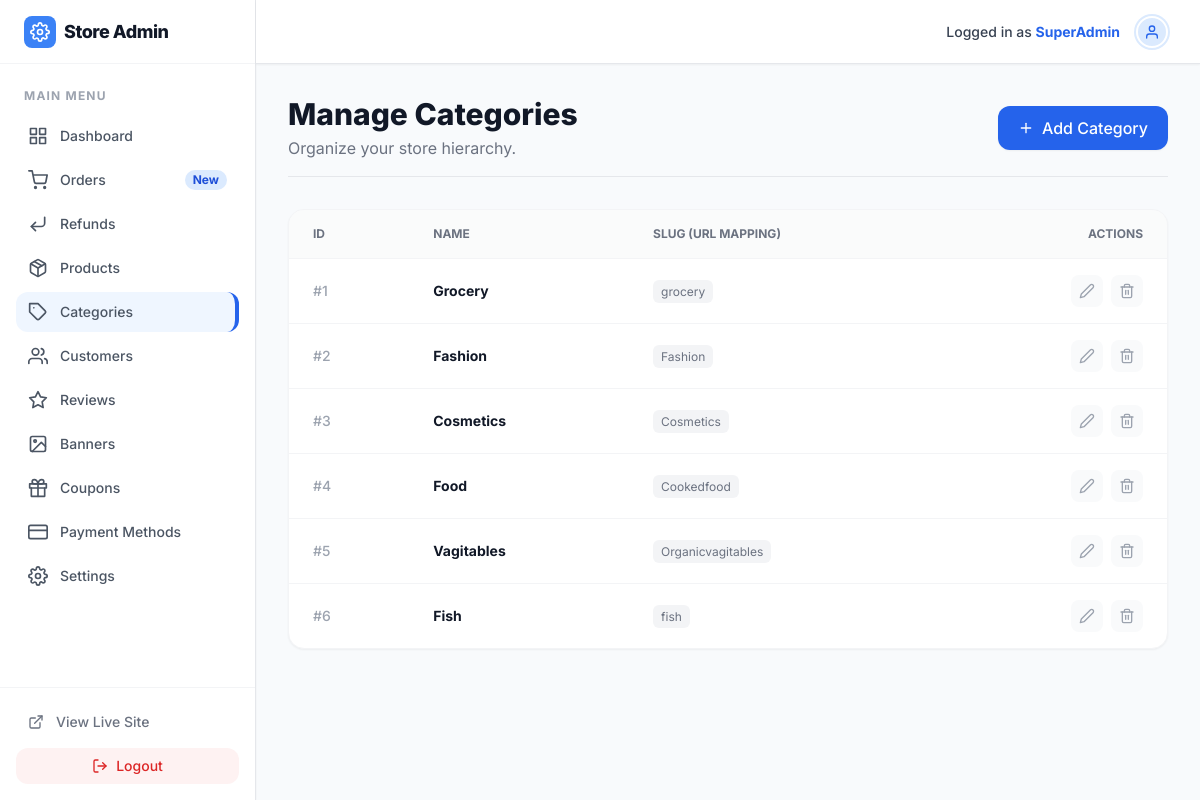
The app's page /store-admin/categories/ (signed in) with its own data.
### nexgen/models.py (models this page shows, shortened)
class CustomUser(AbstractBaseUser, PermissionsMixin):
    email = models.EmailField(unique=True)
    first_name = models.CharField(max_length=30, blank=True)
    last_name = models.CharField(max_length=30, blank=True)
    phone_number = models.CharField(max_length=20, blank=True)
    profile_picture = models.ImageField(upload_to='profiles/', blank=True, null=True)
    is_active = models.BooleanField(default=True)
    is_staff = models.BooleanField(default=False)
    date_joined = models.DateTimeField(default=timezone.now)
    notify_email = models.BooleanField(default=True)
    notify_sms = models.BooleanField(default=False)
    notify_push = models.BooleanField(default=True)
    objects = CustomUserManager()
    USERNAME_FIELD = 'email'
    REQUIRED_FIELDS = []

class Category(models.Model):
    name = models.CharField(max_length=200)
    slug = models.SlugField(unique=True)
    description = models.TextField(blank=True)
    image = models.ImageField(upload_to='categories/', blank=True, null=True)
    class Meta:
        verbose_name_plural = 'categories'

### nexgen/admin_views.py (the view)
# urls.py: path('categories/', admin_views.admin_categories_list, name='admin_categories_list'),
@user_passes_test(is_admin, login_url='/store-admin/login/')
def admin_categories_list(request):
    categories = Category.objects.all()
    return render(request, 'admin_panel/categories_list.html', {'categories': categories})

### nexgen/admin_views.py (called while the page is built)
def is_admin(user):
    return user.is_authenticated and user.is_staff

### nexgen/context_processors.py (called while the page is built)
def store_settings(request):
    try:
        settings = StoreSetting.objects.get(pk=1)
        currency = settings.currency
    except StoreSetting.DoesNotExist:
        currency = '$'
    banners = Banner.objects.filter(is_active=True).order_by('order')
    return {
        'STORE_CURRENCY': currency,
        'banners': banners
    }

### nexgen/templates/admin_panel/categories_list.html (shortened to what this page needs)
{% extends 'admin_panel/admin_base.html' %}
{% block content %}
<div class="mb-8 flex justify-between items-center border-b border-gray-200 pb-4">
    <div>
        <h1 class="text-3xl font-extrabold text-gray-900">Manage Categories</h1>
        <p class="text-gray-500 mt-1">Organize your store hierarchy.</p>
    </div>
    <a href="{% url 'admin_category_create' %}" class="bg-primary-600 text-white px-5 py-2.5 rounded-xl font-medium flex items-center gap-2 hover:bg-primary-700 transition-colors shadow-sm">
        <i data-feather="plus" class="w-4 h-4"></i> Add Category
    </a>
</div>
<div class="bg-white rounded-2xl shadow-sm border border-gray-100 overflow-hidden max-w-4xl">
    <div class="overflow-x-auto">
        <table class="w-full text-left text-sm text-gray-600 min-w-max">
            <thead class="bg-gray-50/80 text-xs uppercase font-bold text-gray-500 border-b border-gray-100">
                <tr>
                    <th scope="col" class="px-6 py-4 rounded-tl-lg">ID</th>
                    <th scope="col" class="px-6 py-4">Name</th>
                    <th scope="col" class="px-6 py-4">Slug (URL Mapping)</th>
                    <th scope="col" class="px-6 py-4 text-right">Actions</th>
                </tr>
            </thead>
            <tbody class="divide-y divide-gray-100">
                {% for category in categories %}
                <tr class="hover:bg-gray-50 transition-colors group">
                    <td class="px-6 py-4 font-medium text-gray-400">#{{ category.id }}</td>
                    <td class="px-6 py-4 font-bold text-gray-900">{{ category.name }}</td>
                    <td class="px-6 py-4"><span class="bg-gray-100 text-gray-500 px-2 py-1 rounded-md text-xs">{{ category.slug }}</span></td>
                    <td class="px-6 py-4 text-right">
                        <div class="flex items-center justify-end gap-2">
                            <a href="{% url 'admin_category_update' category.id %}" class="p-2 text-gray-400 hover:text-blue-500 transition-colors bg-gray-50 hover:bg-blue-50 rounded-lg">
                                <i data-feather="edit-2" class="w-4 h-4"></i>
                            </a>
                            <a href="{% url 'admin_category_delete' category.id %}" class="p-2 text-gray-400 hover:text-red-500 transition-colors bg-gray-50 hover:bg-red-50 rounded-lg">
                                <i data-feather="trash-2" class="w-4 h-4"></i>
                            </a>
                        </div>
                    </td>
                </tr>
                {% endfor %}
            </tbody>
        </table>
    </div>
</div>
{% endblock %}

### nexgen/templates/admin_panel/admin_base.html (shortened to what this page needs)
<!DOCTYPE html>
<html lang="en">
<head>
    <script src="https://cdn.tailwindcss.com"></script>
</head>
<body class="text-gray-900 min-h-screen flex">
    <aside class="w-64 bg-white border-r border-gray-200 flex flex-col hidden md:flex fixed h-full z-10 shadow-sm">
        <div class="h-16 flex items-center px-6 border-b border-gray-100">
            <a href="{% url 'admin_dashboard' %}" class="flex items-center gap-2 group">
                <div class="bg-primary-500 rounded-lg p-1.5 flex items-center justify-center">
                    <i data-feather="settings" class="text-white w-5 h-5 group-hover:rotate-90 transition-transform duration-500"></i>
                </div>
                <span class="font-extrabold text-lg tracking-tight text-gray-900">Store Admin</span>
            </a>
        </div>
        <nav class="flex-1 py-6 flex flex-col gap-1 px-4">
            <p class="px-2 text-xs font-bold text-gray-400 uppercase tracking-widest mb-2">Main Menu</p>
            <a href="{% url 'admin_dashboard' %}" class="flex items-center gap-3 px-3 py-2.5 rounded-xl text-sm font-medium text-gray-600 hover:bg-gray-50 hover:text-gray-900 transition-colors ">
                <i data-feather="grid" class="w-5 h-5"></i> Dashboard
            </a>
            <a href="{% url 'admin_orders_list' %}" class="flex items-center gap-3 px-3 py-2.5 rounded-xl text-sm font-medium text-gray-600 hover:bg-gray-50 hover:text-gray-900 transition-colors {% if 'order' in request.resolver_match.url_name %}sidebar-active{% endif %}">
                <i data-feather="shopping-cart" class="w-5 h-5"></i> Orders
                <span class="ml-auto bg-primary-100 text-primary-700 py-0.5 px-2 rounded-full text-xs font-bold">New</span>
            </a>
            <a href="{% url 'admin_refunds_list' %}" class="flex items-center gap-3 px-3 py-2.5 rounded-xl text-sm font-medium text-gray-600 hover:bg-gray-50 hover:text-gray-900 transition-colors {% if 'refund' in request.resolver_match.url_name %}sidebar-active{% endif %}">
                <i data-feather="corner-down-left" class="w-5 h-5"></i> Refunds
            </a>
            <a href="{% url 'admin_products_list' %}" class="flex items-center gap-3 px-3 py-2.5 rounded-xl text-sm font-medium text-gray-600 hover:bg-gray-50 hover:text-gray-900 transition-colors {% if 'product' in request.resolver_match.url_name %}sidebar-active{% endif %}">
                <i data-feather="package" class="w-5 h-5"></i> Products
            </a>
            <a href="{% url 'admin_categories_list' %}" class="flex items-center gap-3 px-3 py-2.5 rounded-xl text-sm font-medium text-gray-600 hover:bg-gray-50 hover:text-gray-900 transition-colors {% if 'categor' in request.resolver_match.url_name %}sidebar-active{% endif %}">
                <i data-feather="tag" class="w-5 h-5"></i> Categories
            </a>
            <a href="{% url 'admin_users_list' %}" class="flex items-center gap-3 px-3 py-2.5 rounded-xl text-sm font-medium text-gray-600 hover:bg-gray-50 hover:text-gray-900 transition-colors {% if 'user' in request.resolver_match.url_name %}sidebar-active{% endif %}">
                <i data-feather="users" class="w-5 h-5"></i> Customers
            </a>
            <a href="{% url 'admin_reviews_queue' %}" class="flex items-center gap-3 px-3 py-2.5 rounded-xl text-sm font-medium text-gray-600 hover:bg-gray-50 hover:text-gray-900 transition-colors {% if 'review' in request.resolver_match.url_name %}sidebar-active{% endif %}">
                <i data-feather="star" class="w-5 h-5"></i> Reviews
            </a>
            <a href="{% url 'admin_banners_list' %}" class="flex items-center gap-3 px-3 py-2.5 rounded-xl text-sm font-medium text-gray-600 hover:bg-gray-50 hover:text-gray-900 transition-colors {% if 'banner' in request.resolver_match.url_name %}sidebar-active{% endif %}">
                <i data-feather="image" class="w-5 h-5"></i> Banners
            </a>
            <a href="{% url 'admin_coupons_list' %}" class="flex items-center gap-3 px-3 py-2.5 rounded-xl text-sm font-medium text-gray-600 hover:bg-gray-50 hover:text-gray-900 transition-colors {% if 'coupon' in request.resolver_match.url_name %}sidebar-active{% endif %}">
                <i data-feather="gift" class="w-5 h-5"></i> Coupons
            </a>
            <a href="{% url 'admin_payments_list' %}" class="flex items-center gap-3 px-3 py-2.5 rounded-xl text-sm font-medium text-gray-600 hover:bg-gray-50 hover:text-gray-900 transition-colors {% if 'payment' in request.resolver_match.url_name %}sidebar-active{% endif %}">
                <i data-feather="credit-card" class="w-5 h-5"></i> Payment Methods
            </a>
            <a href="{% url 'admin_settings' %}" class="flex items-center gap-3 px-3 py-2.5 rounded-xl text-sm font-medium text-gray-600 hover:bg-gray-50 hover:text-gray-900 transition-colors ">
                <i data-feather="settings" class="w-5 h-5"></i> Settings
            </a>
        </nav>
        <div class="p-4 border-t border-gray-100">
            <a href="{% url 'home' %}" class="flex items-center gap-3 px-3 py-2 rounded-xl text-sm font-medium text-gray-500 hover:bg-gray-100 transition-colors">
                <i data-feather="external-link" class="w-4 h-4"></i> View Live Site
            </a>
            <form method="post" action="{% url 'logout' %}" class="w-full mt-2">
                <button type="submit" class="w-full flex items-center justify-center gap-2 py-2 text-sm font-medium text-red-600 bg-red-50 rounded-xl hover:bg-red-100 transition-colors">
                    <i data-feather="log-out" class="w-4 h-4"></i> Logout
                </button>
            </form>
        </div>
    </aside>
    <div class="flex-1 md:ml-64 flex flex-col min-h-screen">
        <header class="h-16 bg-white border-b border-gray-200 flex items-center justify-end px-8 sticky top-0 z-40 shadow-sm">
            <div class="flex items-center gap-4">
                <span class="text-sm font-medium text-gray-700">Logged in as <strong class="text-primary-600">{{ request.user.first_name|default:"SuperAdmin" }}</strong></span>
                <div class="h-8 w-8 bg-primary-100 rounded-full flex items-center justify-center border border-primary-200 shadow-sm border-2 border-white ring-2 ring-primary-100">
                    <i data-feather="user" class="text-primary-600 w-4 h-4"></i>
                </div>
            </div>
        </header>
        <main class="flex-1 p-8">
            {% block content %}{% endblock %}
        </main>
    </div>
</body>
</html>

### nexgen/templates/admin_panel/admin_base.html (style rules this page uses)
body { font-family: 'Inter', sans-serif; background-color: #f8fafc; }
.sidebar-active { background-color: #eff6ff; color: #2563eb; font-weight: 600; border-right: 4px solid #2563eb; }

### records on screen
CustomUser: user.first_name "SuperAdmin"
Category: id "1", name "Grocery", slug "grocery"
Category: id "2", name "Fashion", slug "Fashion"
Category: id "3", name "Cosmetics", slug "Cosmetics"
Category: id "4", name "Food", slug "Cookedfood"
Category: id "5", name "Vagitables", slug "Organicvagitables"
Category: id "6", name "Fish", slug "fish"
